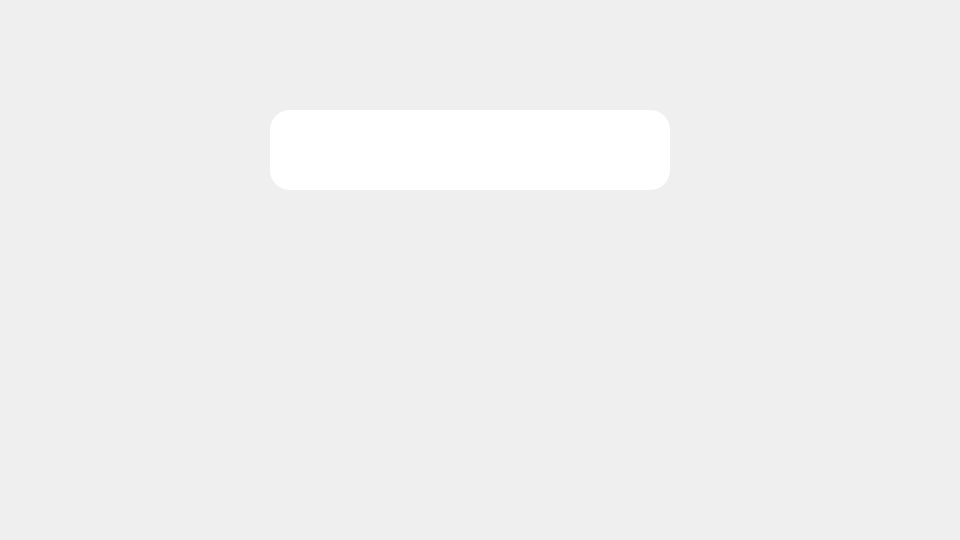
<?xml version="1.0" encoding="UTF-8"?>
<ui version="4.0">
 <class>homepage</class>
 <widget class="QDialog" name="homepage">
  <property name="geometry">
   <rect>
    <x>0</x>
    <y>0</y>
    <width>960</width>
    <height>540</height>
   </rect>
  </property>
  <property name="minimumSize">
   <size>
    <width>960</width>
    <height>540</height>
   </size>
  </property>
  <property name="maximumSize">
   <size>
    <width>960</width>
    <height>540</height>
   </size>
  </property>
  <property name="windowTitle">
   <string>虎图帐</string>
  </property>
  <property name="windowIcon">
   <iconset resource="img.qrc">
    <normaloff>:/img/icon.jpg</normaloff>:/img/icon.jpg</iconset>
  </property>
  <property name="autoFillBackground">
   <bool>false</bool>
  </property>
  <property name="styleSheet">
   <string notr="true">#homepage {
		
	background-image: url(:/img/settingBackground.png);
}
#loginBtn, #cancelBtn {
	background-image: url(:/img/btnClawUnclicked.png);
	border: 0;
}
#pwdLineEdit {
	border: 0;
	font-size: 30px;
	color: #ff9600;
	border-radius: 20px;
}
#warning {
	font-family: &quot;逐浪雅宋体&quot;;
	font-size: 27px;
	color: #fff;
}</string>
  </property>
  <widget class="QLineEdit" name="pwdLineEdit">
   <property name="geometry">
    <rect>
     <x>270</x>
     <y>110</y>
     <width>400</width>
     <height>80</height>
    </rect>
   </property>
   <property name="maxLength">
    <number>4</number>
   </property>
  </widget>
  <widget class="QLabel" name="label">
   <property name="geometry">
    <rect>
     <x>70</x>
     <y>60</y>
     <width>91</width>
     <height>341</height>
    </rect>
   </property>
   <property name="text">
    <string/>
   </property>
   <property name="pixmap">
    <pixmap resource="img.qrc">:/img/homepageLabel.png</pixmap>
   </property>
  </widget>
  <widget class="QLabel" name="label_2">
   <property name="geometry">
    <rect>
     <x>750</x>
     <y>110</y>
     <width>21</width>
     <height>291</height>
    </rect>
   </property>
   <property name="text">
    <string/>
   </property>
   <property name="pixmap">
    <pixmap resource="img.qrc">:/img/homepageLabel2.png</pixmap>
   </property>
  </widget>
  <widget class="QLabel" name="label_3">
   <property name="geometry">
    <rect>
     <x>840</x>
     <y>110</y>
     <width>21</width>
     <height>281</height>
    </rect>
   </property>
   <property name="text">
    <string/>
   </property>
   <property name="pixmap">
    <pixmap resource="img.qrc">:/img/homepageLabel3.png</pixmap>
   </property>
  </widget>
  <widget class="QPushButton" name="loginBtn">
   <property name="geometry">
    <rect>
     <x>780</x>
     <y>460</y>
     <width>0</width>
     <height>0</height>
    </rect>
   </property>
   <property name="minimumSize">
    <size>
     <width>0</width>
     <height>0</height>
    </size>
   </property>
   <property name="maximumSize">
    <size>
     <width>0</width>
     <height>0</height>
    </size>
   </property>
   <property name="text">
    <string/>
   </property>
   <property name="flat">
    <bool>true</bool>
   </property>
  </widget>
  <widget class="QLabel" name="warning">
   <property name="geometry">
    <rect>
     <x>320</x>
     <y>280</y>
     <width>311</width>
     <height>71</height>
    </rect>
   </property>
   <property name="text">
    <string/>
   </property>
   <property name="alignment">
    <set>Qt::AlignCenter</set>
   </property>
  </widget>
 </widget>
 <resources>
  <include location="img.qrc"/>
 </resources>
 <connections/>
</ui>
